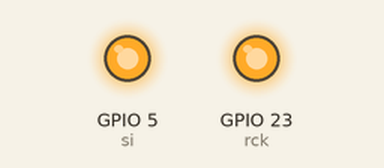
Simulated run of this program. Board: ESP32 board running MicroPython. Parts: output pins drawn as LEDs (lit = HIGH). Pins used as bus, display or sensor lines are not drawn.

Above: at 0.2 s.
At 2.2 s:
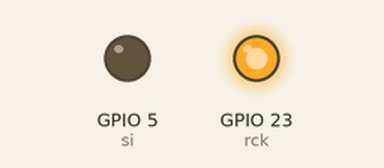
Timing chart, 0 to 5.8 s (numbered marks = the images above):
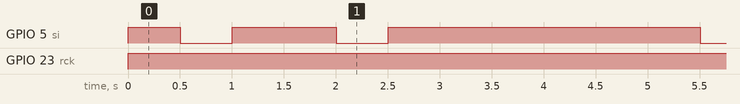

The program:

extra1_with_dot.py
```python
import machine
import time

SEGCODE = [0x3f, 0x06, 0x5b, 0x4f,        # 0 1 2 3
           0x66, 0x6d, 0x7d, 0x07,        # 4 5 6 7
           0x7f, 0x6f]                    # 8 9

si = machine.Pin(5, machine.Pin.OUT)      # SI  — 켤지 말지를 올려 두는 핀
rck = machine.Pin(23, machine.Pin.OUT)    # RCK — 한꺼번에 내보내는 핀
sck = machine.Pin(18, machine.Pin.OUT)    # SCK — 한 칸씩 미는 핀


def hc595_shift(dat):                     # 숫자 하나를 도우미 칩에 보내기
    rck.off()
    for bit in range(7, -1, -1):          # 맨 왼쪽 자리부터 하나씩
        value = 1 & (dat >> bit)          # 그 자리가 0인지 1인지
        sck.off()
        si.value(value)                   # 값 올려 두기
        sck.on()                          # 한 칸 밀어 넣기
    rck.on()                              # 8칸을 한꺼번에 내보내기


while True:
    for num in range(10):
        hc595_shift(SEGCODE[num] | 0x80)  # 0x80 = 점(dp) 자리를 1로
        time.sleep_ms(500)
```

Measured:
- by itself, GPIO 5 (si): repeats every 5.0 s: LOW 0.50 s, HIGH 1.0 s, LOW 0.50 s, HIGH 3.0 s
- by itself, GPIO 23 (rck): LOW → HIGH at 0.00 s
- by itself, everything shown: repeats every 5.0 s, in 4 steps
